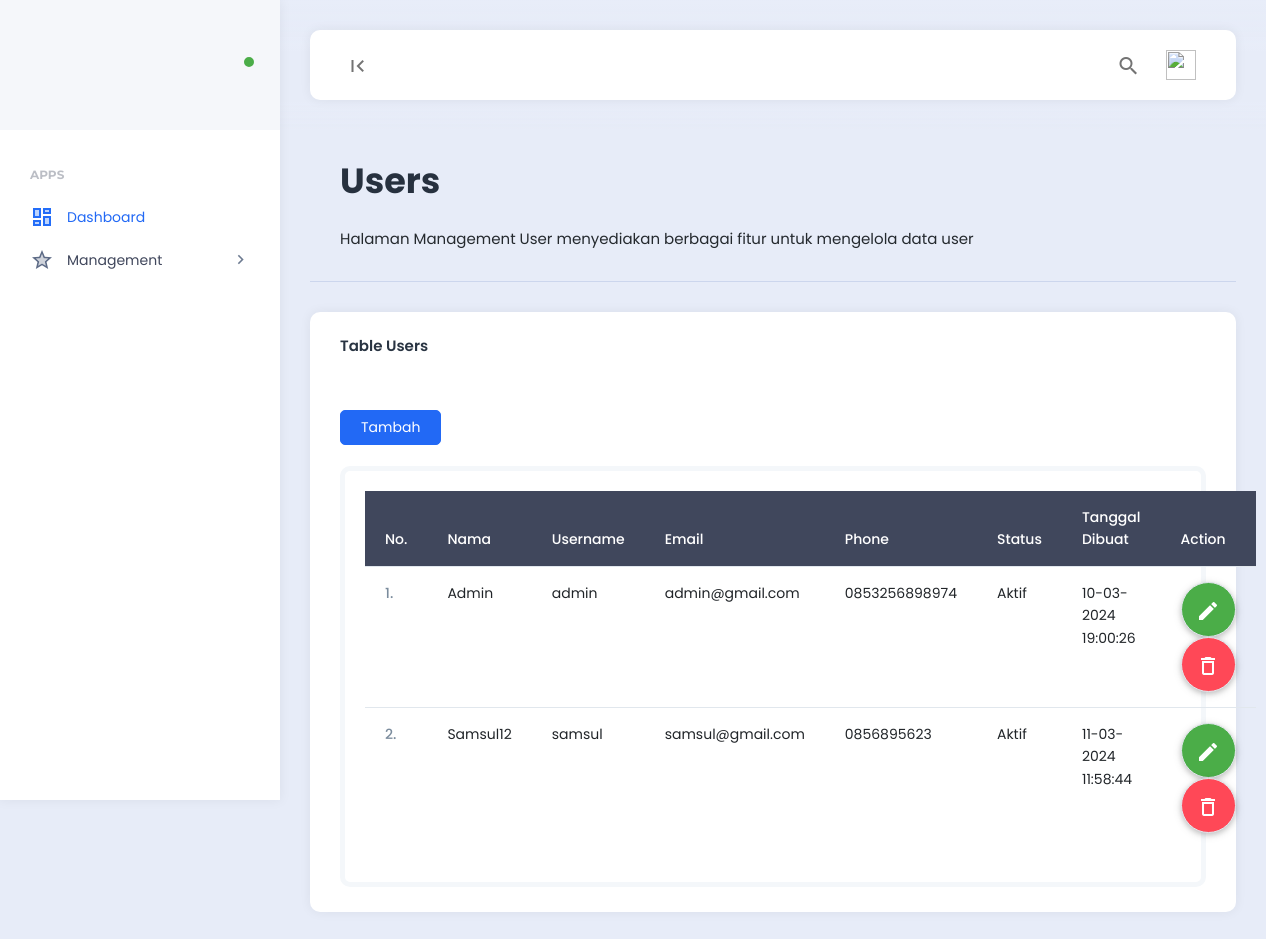
Page /user (signed in) on the committed database.
### tables this page shows
CREATE TABLE `user` (
  `id` int(11) NOT NULL,
  `nama` varchar(126) DEFAULT NULL,
  `username` varchar(126) DEFAULT NULL,
  `alamat` longtext DEFAULT NULL,
  `email` varchar(126) DEFAULT NULL,
  `password` varchar(256) DEFAULT NULL,
  `no_hp` varchar(100) DEFAULT NULL,
  `image` varchar(126) DEFAULT NULL,
  `id_role` int(11) DEFAULT NULL,
  `is_active` int(11) DEFAULT NULL,
  `delete_sts` int(11) DEFAULT NULL,
  `created_at` datetime DEFAULT NULL,
  `created_user` varchar(126) DEFAULT NULL,
  `updated_at` datetime DEFAULT NULL,
  `updated_user` varchar(126) DEFAULT NULL
);

### application/modules/user/controllers/User.php (called while the page is built, shortened)
<?php
class User extends CI_Controller
{
  public function __construct()
  {
    $this->load->model('User_model', 'userModel');
  }
  public function index()
  {
    $data['title'] = 'User';
    $data['data_user'] = $this->userModel->getDataUser()->result_array();
    $this->load->view('templates/header/header', $data);
    $this->load->view('user/user', $data);
    $this->load->view('templates/footer/footer', $data);
  }
}

### index.php (called while the page is built, shortened)
<?php
require_once BASEPATH.'core/CodeIgniter.php';

### application/third_party/MX/Router.php (called while the page is built, shortened)
<?php (defined('BASEPATH')) or exit('No direct script access allowed');
require dirname(__FILE__) . '/Modules.php';
class MX_Router extends CI_Router
{
	public $module;
	public function fetch_module()
	{
		return $this->module;
	}
	public function locate($segments)
	{
		$ext = $this->config->item('controller_suffix') . EXT;
		list($module, $directory, $controller) = array_pad($segments, 3, NULL);
		foreach (Modules::$locations as $location => $offset) {
			if (is_dir($source = $location . $module . '/controllers/')) {
				$this->module = $module;
				if (is_file($source . ucfirst($module) . $ext)) {
					return $segments;
				}
			}
		}
	}
}

### application/third_party/MX/Modules.php (called while the page is built, shortened)
<?php (defined('BASEPATH')) or exit('No direct script access allowed');
class Modules
{
	public static $routes, $registry, $locations;
	public static function load_file($file, $path, $type = 'other', $result = TRUE)
	{
		$file = str_replace(EXT, '', $file);
		$location = $path . $file . EXT;
		return $result;
	}
	public static function find($file, $module, $base)
	{
		$segments = explode('/', $file);
		$file = array_pop($segments);
		$file_ext = (pathinfo($file, PATHINFO_EXTENSION)) ? $file : $file . EXT;
		$path = ltrim(implode('/', $segments) . '/', '/');
		$module ? $modules[$module] = $path : $modules = array();
		if (!empty($segments)) {
			$modules[array_shift($segments)] = ltrim(implode('/', $segments) . '/', '/');
		}
		foreach (Modules::$locations as $location => $offset) {
			foreach ($modules as $module => $subpath) {
				$fullpath = $location . $module . '/' . $base . $subpath;
				if ($base == 'libraries/' or $base == 'models/') {
					if (is_file($fullpath . ucfirst($file_ext))) return array($fullpath, ucfirst($file));
				} else
					if (is_file($fullpath . $file_ext)) return array($fullpath, $file);
			}
		}
		return array(FALSE, $file);
	}
}

### application/modules/user/models/User_model.php (called while the page is built, shortened)
<?php
class User_model extends CI_Model
{
  public function getDataUser()
  {
    $this->db->select('a.*');
    $this->db->where('delete_sts', 0);
    $this->db->from('user a');
    $query = $this->db->get();
    return $query;
  }
}

### application/modules/user/views/user.php (the view, shortened to what this page needs)
<body>
  <div class="app align-content-stretch d-flex flex-wrap">
    <?= $this->load->view('templates/leftbar/leftbar'); ?>
    <div class="app-container">
      <?= $this->load->view('templates/topbar/topbar'); ?>
      <div class="app-content">
        <div class="content-wrapper">
          <div class="container-fluid">
            <div class="row">
              <div class="col">
                <div class="page-description">
                  <h1>Users</h1>
                  <span>Halaman Management User menyediakan berbagai fitur untuk mengelola data user</span>
                </div>
              </div>
            </div>
            <div class="row">
              <div class="col-md-12">
                <div class="card">
                  <div class="card-header">
                    <h5 class="card-title">Table Users</h5>
                  </div>
                  <div class="card-body">
                    <button type="button" class="btn btn-primary mb-4" data-bs-toggle="modal" data-bs-target="#exampleModal">Tambah</button>
                    <div class="example-container">
                      <div class="example-content">
                        <table class="table">
                          <thead class="table-dark">
                            <tr>
                              <th scope="col">No.</th>
                              <th scope="col">Nama</th>
                              <th scope="col">Username</th>
                              <th scope="col">Email</th>
                              <th scope="col">Phone</th>
                              <th scope="col">Status</th>
                              <th scope="col">Tanggal Dibuat</th>
                              <th scope="col">Action</th>
                            </tr>
                          </thead>
                          <tbody>
                            <?php $no = 1; ?>
                            <?php foreach ($data_user as $user) : ?>
                              <tr>
                                <th scope="row"><?= $no; ?>.</th>
                                <td>
                                  <?= $user['nama'] ?>
                                </td>
                                <td><?= $user['username'] ?></td>
                                <td><?= $user['email'] ?></td>
                                <td><?= $user['no_hp'] ?></td>
                                <td>
                                  <?php if ($user['is_active'] == 1) : ?>
                                    <p>Aktif</p>
                                  <?php else : ?>
                                    <p>Tidak Aktif</p>
                                  <?php endif; ?>
                                </td>
                                <td>
                                  <?php
                                  $timestamp = strtotime($user['created_at']);
                                  $tanggal_waktu = date('d-m-Y H:i:s', $timestamp);
                                  ?>
                                  <?= $tanggal_waktu  ?>
                                </td>
                                <td class="text-center">
                                  <button type="button" class="btn btn-sm btn-success btn-burger" data-bs-toggle="modal" data-bs-target="#modalEdit<?php echo $user['id']; ?>"><i class="material-icons">edit</i></button>
                                  <button type="button" name="btnHapusData" class="btn btn-sm btn-danger btn-burger"><i class="material-icons">delete_outline</i></button>
                                </td>
                              </tr>
                              <?php $no++; ?>
                            <?php endforeach; ?>
                          </tbody>
                        </table>
                      </div>
                    </div>
                  </div>
                </div>
              </div>
            </div>
          </div>
        </div>
      </div>
    </div>
  </div>

### application/third_party/MX/Loader.php (shortened to what this page needs)
<?php (defined('BASEPATH')) or exit('No direct script access allowed');
class MX_Loader extends CI_Loader
{
	protected $_module;
	public $_ci_cached_vars = array();
	public function initialize($controller = NULL)
	{
		$this->_module = CI::$APP->router->fetch_module();
	}
	public function database($params = '', $return = FALSE, $query_builder = NULL)
	{
		CI::$APP->db = DB($params, $query_builder);
		return $this;
	}
	public function language($langfile, $idiom = '', $return = FALSE, $add_suffix = TRUE, $alt_path = '')
	{
		CI::$APP->lang->load($langfile, $idiom, $return, $add_suffix, $alt_path, $this->_module);
		return $this;
	}
	public function model($model, $object_name = NULL, $connect = FALSE)
	{
		if (is_array($model)) return $this->models($model);
		($_alias = $object_name) or $_alias = basename($model);
		list($path, $_model) = Modules::find(strtolower($model), $this->_module, 'models/');
		if ($path == FALSE) {
			parent::model($model, $object_name, $connect);
		} else {
			CI::$APP->$_alias = new $model();
		}
		return $this;
	}
	public function models($models)
	{
		return $this;
	}
	public function view($view, $vars = array(), $return = FALSE)
	{
		list($path, $_view) = Modules::find($view, $this->_module, 'views/');
		if ($path != FALSE) {
			$this->_ci_view_paths = array($path => TRUE) + $this->_ci_view_paths;
			$view = $_view;
		}
		if (method_exists($this, '_ci_object_to_array')) {
			return $this->_ci_load(array('_ci_view' => $view, '_ci_vars' => $this->_ci_object_to_array($vars), '_ci_return' => $return));
		} else {
			return $this->_ci_load(array('_ci_view' => $view, '_ci_vars' => $this->_ci_prepare_view_vars($vars), '_ci_return' => $return));
		}
	}
	public function __get($class)
	{
		return (isset($this->controller)) ? $this->controller->$class : CI::$APP->$class;
	}
	public function _ci_load($_ci_data)
	{
		extract($_ci_data);
		if (isset($_ci_view)) {
			$_ci_path = '';
			$_ci_file = (pathinfo($_ci_view, PATHINFO_EXTENSION)) ? $_ci_view : $_ci_view . EXT;
			foreach ($this->_ci_view_paths as $path => $cascade) {
				if (file_exists($view = $path . $_ci_file)) {
					$_ci_path = $view;
					break;
				}
			}
		} elseif (isset($_ci_path)) {
			$_ci_file = basename($_ci_path);
			if (!file_exists($_ci_path)) $_ci_path = '';
		}
		if (isset($_ci_vars))
			$this->_ci_cached_vars = array_merge($this->_ci_cached_vars, (array) $_ci_vars);
		extract($this->_ci_cached_vars);
		if ((bool) @ini_get('short_open_tag') === FALSE && CI::$APP->config->item('rewrite_short_tags') == TRUE) {
			echo eval('?>' . preg_replace("/;*\s*\?>/", "; ?>", str_replace('<?=', '<?php echo ', file_get_contents($_ci_path))));
		} else {
			include($_ci_path);
		}
		if (ob_get_level() > $this->_ci_ob_level + 1) {
			ob_end_flush();
		} else {
			CI::$APP->output->append_output(ob_get_clean());
		}
	}
}

### application/modules/templates/views/header/header.php (shortened to what this page needs)
<!DOCTYPE html>
<html lang="en">
<head>
  <link href="<?= base_url('assets/plugins/bootstrap/css/bootstrap.min.css') ?>" rel="stylesheet">
  <link href="<?= base_url('assets/plugins/perfectscroll/perfect-scrollbar.css') ?>" rel="stylesheet">
  <link href="<?= base_url('assets/plugins/pace/pace.css') ?>" rel="stylesheet">
  <link href="<?= base_url('assets/plugins/flatpickr/flatpickr.min.css') ?>" rel="stylesheet">
  <link href="<?= base_url('assets/css/sweetalert2/sweetalert2.min.css') ?>" rel="stylesheet">
  <link href="<?= base_url('assets/plugins/select2/css/select2.min.css') ?>" rel="stylesheet">
  <link href="<?= base_url('assets/css/main.min.css') ?>" rel="stylesheet">
  <link href="<?= base_url('assets/css/custom.css') ?>" rel="stylesheet">
</head>

### application/modules/templates/views/leftbar/leftbar.php (shortened to what this page needs)
<div class="app-sidebar">
  <div class="logo">
    <a href="<?= base_url('dashboard'); ?>" class="logo-icon"><span class="logo-text">TOKO FAJAR</span></a>
  </div>
  <div class="app-menu">
    <ul class="accordion-menu">
      <li class="sidebar-title">
        Apps
      </li>
      <li class="active-page">
        <a href="<?= base_url('dashboard') ?>" class="active"><i class="material-icons-two-tone">dashboard</i>Dashboard</a>
      </li>
      <li>
        <a href=""><i class="material-icons-two-tone">star</i>Management<i class="material-icons has-sub-menu">keyboard_arrow_right</i></a>
      </li>
    </ul>
  </div>
</div>

### application/modules/templates/views/topbar/topbar.php (shortened to what this page needs)
<div class="app-header">
  <nav class="navbar navbar-light navbar-expand-lg">
    <div class="container-fluid">
      <div class="navbar-nav" id="navbarNav">
        <ul class="navbar-nav">
          <li class="nav-item">
            <a class="nav-link hide-sidebar-toggle-button" href="#"><i class="material-icons">first_page</i></a>
          </li>
        </ul>
      </div>
      <div class="d-flex">
        <ul class="navbar-nav">
          <li class="nav-item">
            <a class="nav-link toggle-search" href="#"><i class="material-icons">search</i></a>
          </li>
          <li class="nav-item hidden-on-mobile">
            <a class="nav-link language-dropdown-toggle" href="#" id="languageDropDown" data-bs-toggle="dropdown"><img src="<?= base_url('assets/images/avatars/profile_1.png'); ?>" alt=""></a>
          </li>
        </ul>
      </div>
    </div>
  </nav>
</div>

### application/modules/templates/views/footer/footer.php (shortened to what this page needs)
</body>
</html>

### rows in the picture
user: nama "Admin", username "admin", email "admin@gmail.com", no_hp "0853256898974", is_active "Aktif", created_at "10-03-2024 19:00:26"
user: nama "Samsul12", username "samsul", email "samsul@gmail.com", no_hp "0856895623", is_active "Aktif", created_at "11-03-2024 11:58:44"
